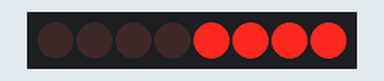
Simulated run of this sketch. Board: Arduino Uno, built with avr-gcc and run on an emulated ATmega328P. On the bench: 8 shift-register outputs drawn as a row of LEDs (first output left, lit = HIGH). Wiring (inferred from the names in the program): shift register (74HC595): data pin 2; shift clock pin 3; latch pin 4. Wiring (inferred from the signals the program sends): row of LEDs: on Q0, Q1, Q2, Q3, Q4, Q5, Q6, Q7.

Above: at 0.2 s.
At 1.05 s:
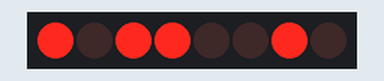
At 1.65 s:
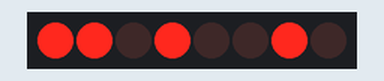
At 2.25 s:
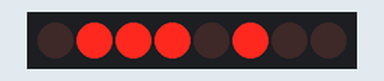
At 3.1 s:
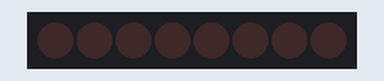
At 4.75 s:
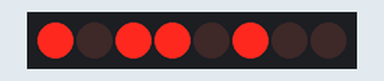
Timing chart, 0 to 5.5 s (numbered marks = the images above):
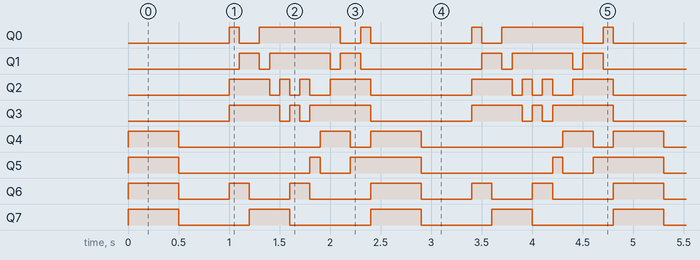

Measured:
- by itself, Q0: repeats every 2.4 s: LOW 0.20 s, HIGH 0.80 s, LOW 0.20 s, HIGH 0.10 s, LOW 1.0 s, HIGH 0.10 s
- by itself, Q1: repeats every 2.4 s: LOW 0.10 s, HIGH 0.60 s, LOW 0.10 s, HIGH 0.20 s, LOW 1.2 s, HIGH 0.20 s
- by itself, Q2: repeats every 2.4 s: 2 × (LOW 0.10 s, HIGH 0.10 s), LOW 0.20 s, HIGH 0.40 s, LOW 1.0 s, HIGH 0.40 s
- by itself, Q3: repeats every 2.4 s: LOW 0.10 s, HIGH 0.10 s, LOW 0.10 s, HIGH 0.60 s, LOW 1.0 s, HIGH 0.50 s
- by itself, Q4: repeats every 2.4 s: LOW 1.4 s, HIGH 0.30 s, LOW 0.20 s, HIGH 0.50 s
- by itself, Q5: repeats every 2.4 s: LOW 1.3 s, HIGH 0.10 s, LOW 0.30 s, HIGH 0.70 s
- by itself, Q6: repeats every 2.4 s: LOW 0.50 s, HIGH 0.20 s, LOW 0.40 s, HIGH 0.20 s, LOW 0.60 s, HIGH 0.50 s
- by itself, Q7: alternates HIGH for 0.50 s and LOW for 0.70 s

The sketch:

LED_Heart.ino
```cpp
int pinData = 2;
int pinClock = 3;
int pinLatch = 4;

void setup() {
  pinMode(pinData, OUTPUT);
  pinMode(pinClock, OUTPUT);
  pinMode(pinLatch, OUTPUT);

//  Serial.begin(9600);
}

void loop() {
  all_in_out();
  sequnce();
}

void writeShift(byte data)
{
  shiftOut( pinData, pinClock, MSBFIRST, data );
  digitalWrite( pinLatch, HIGH );
  digitalWrite( pinLatch, LOW );
}

/**
* no = A + 1;  A = 10, B = 20 ...
*/
void set_on_led(int no)
{
//  Serial.println(no);

  byte data = 0;

  switch (no) {
    case 11: data = 0b10000111; break;
    case 12: data = 0b10001011; break;
    case 13: data = 0b10001101; break;
    case 14: data = 0b10001110; break;

    case 21: data = 0b01000111; break;
    case 22: data = 0b01001011; break;
    case 23: data = 0b01001101; break;
    case 24: data = 0b01001110; break;

    case 31: data = 0b00100111; break;
    case 32: data = 0b00101011; break;
    case 33: data = 0b00101101; break;
    case 34: data = 0b00101110; break;

    case 41: data = 0b00010111; break;
    case 42: data = 0b00011011; break;
    case 43: data = 0b00011101; break;
    case 44: data = 0b00011110; break;

    default: data = 0;
  }

  writeShift( data );
}

void all_in_out()
{
  writeShift( 0b11110000 );
  delay( 500 );

  writeShift( 0b00000000 );
  delay( 500 );
}

void real_sequnce()
{
  set_on_led( 11);  delay( 1000 );
  set_on_led( 12);  delay( 1000 );
  set_on_led( 13);  delay( 1000 );
  set_on_led( 14);  delay( 1000 );

  set_on_led( 21);  delay( 1000 );
  set_on_led( 22);  delay( 1000 );
  set_on_led( 23);  delay( 1000 );
  set_on_led( 24);  delay( 1000 );

  set_on_led( 31);  delay( 1000 );
  set_on_led( 32);  delay( 1000 );
  set_on_led( 33);  delay( 1000 );
  set_on_led( 34);  delay( 1000 );

  set_on_led( 41);  delay( 1000 );
  set_on_led( 42);  delay( 1000 );
  set_on_led( 43);  delay( 1000 );
  set_on_led( 44);  delay( 1000 );
}

void sequnce()
{
  set_on_led( 23);  delay( 100 );
  set_on_led( 24);  delay( 100 );
  set_on_led( 14);  delay( 100 );
  set_on_led( 13);  delay( 100 );
  set_on_led( 12);  delay( 100 );
  set_on_led( 11);  delay( 100 );
  set_on_led( 22);  delay( 100 );
  set_on_led( 21);  delay( 100 );
  set_on_led( 32);  delay( 100 );
  set_on_led( 42);  delay( 100 );
  set_on_led( 43);  delay( 100 );
  set_on_led( 44);  delay( 100 );
  set_on_led( 34);  delay( 100 );
  set_on_led( 33);  delay( 100 );
}
```
